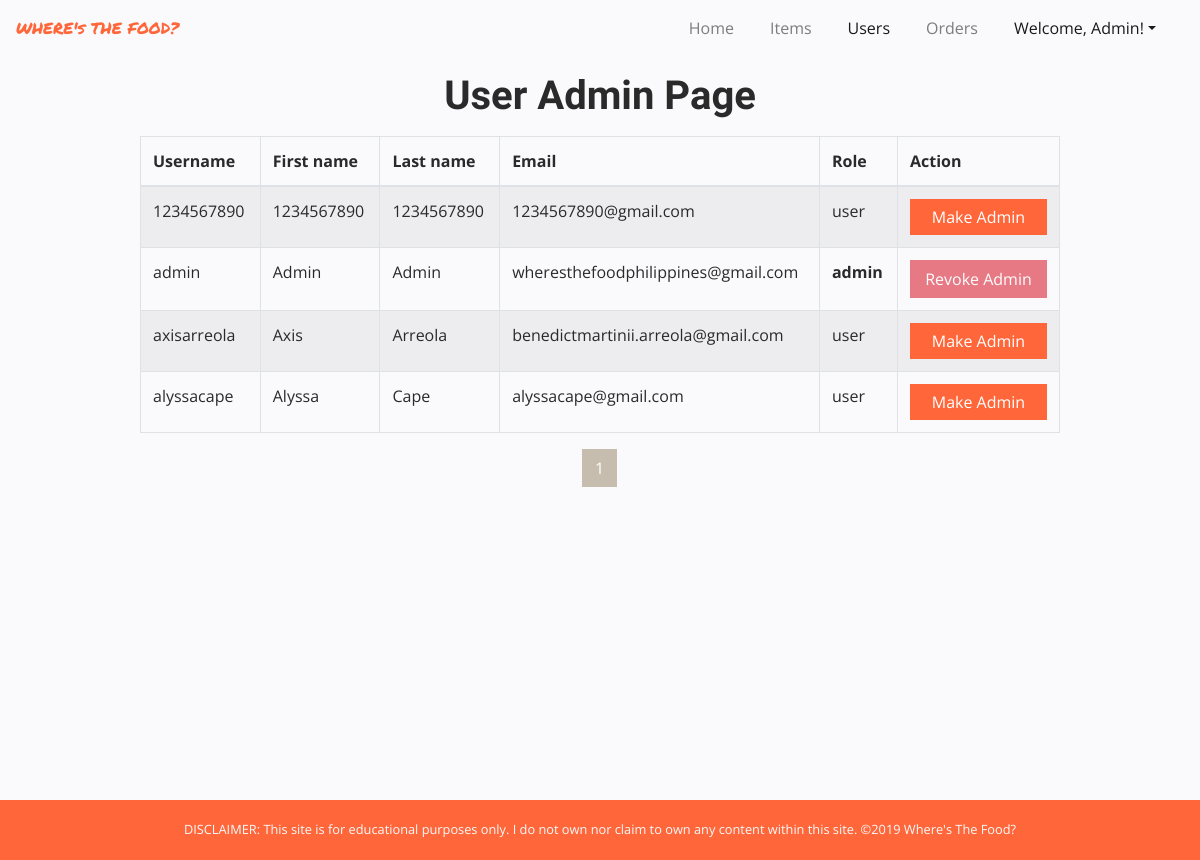
/app/views/users.php (signed in), run on the app's committed database.
### tables this page shows
CREATE TABLE `users` (
  `id` int(11) NOT NULL,
  `firstname` varchar(255) NOT NULL,
  `lastname` varchar(255) NOT NULL,
  `username` varchar(255) NOT NULL,
  `password` varchar(255) NOT NULL,
  `email` varchar(255) NOT NULL,
  `address` varchar(255) NOT NULL,
  `role_id` int(11) NOT NULL
);

CREATE TABLE `roles` (
  `id` int(11) NOT NULL,
  `name` varchar(255) NOT NULL
);

### app/views/users.php (the view, shortened to what this page needs)
<?php
	require_once("../partials/template.php");
?>
<?php function get_page_content() { ?>
<?php global $conn ?>
	<?php if(isset($_SESSION["user"]) && $_SESSION["user"]["role_id"] == 1): ?>
	<div class="container">
		<div class="row">
			<div class="col-12">
				<h1 class="text-center my-3">User Admin Page</h1>
			</div>
			<div class="col-12 offset-0 col-md-10 offset-md-1">
				<div class="table-responsive">
					<table class="table table-striped table-bordered">
						<thead>
							<tr>
								<th colspan="2">Username</th>
								<th>First name</th>
								<th>Last name</th>
								<th colspan="3">Email</th>
								<th>Role</th>
								<th colspan="2">Action</th>
							</tr>
						</thead>
						<tbody>
							<?php
								$result_per_page = 10;
								$result_offset = isset($_GET["page"]) ? " OFFSET ". ($_GET["page"] - 1) * $result_per_page : "";
								$for_pages_add_query = " LIMIT $result_per_page " . $result_offset;
								$sql = "SELECT u.id AS id, u.username AS 'username', u.firstname AS 'firstname', u.lastname AS 'lastname', u.email AS 'email', r.name AS role FROM users u JOIN roles r ON u.role_id = r.id ORDER BY lastname" . $for_pages_add_query;
								$user_details = mysqli_query($conn, $sql);
								foreach ($user_details as $user) {
									extract($user);
							?>
							<tr>
								<td colspan="2"><?php echo $username ?></td>
								<td><?php echo $firstname ?></td>
								<td><?php echo $lastname ?></td>
								<td colspan="3"><?php echo $email ?></td>
								<?php $bold = $role == "admin" ? "font-weight-bold" : ""; ?>
								<td class="<?php echo $bold ?>"><?php echo $role ?></td>
								<td colspan="2">
									<?php if($role == "admin"){ ?>
										<?php $disabled = $_SESSION["user"]["id"] == $id ? "disabled" : ""; ?>
										<button type="button" data-id="<?php echo $id ?>" class="btn btn-danger btn-block grant_admin_btn" <?php echo $disabled ?>>Revoke Admin</button>
									<?php } else { ?>
										<button type="button" data-id="<?php echo $id ?>" class="btn btn-orange btn-block grant_admin_btn">Make Admin</button>
									<?php } ?>
								</td>
							</tr>
							<?php } ?>
						</tbody>
					</table>
				</div>
			</div>
			<div class="col-12">
									<ul class="pagination justify-content-center">
										<?php
											$page_sql = "SELECT * FROM users";
											$page_query = mysqli_query($conn, $page_sql);
											$page_rows = mysqli_num_rows($page_query);
											$ceil = ceil(($page_rows/$result_per_page));
										?>
										<?php
											for($i = 1; $i <= $ceil; $i++) {
												if(isset($_GET["page"])) {
													$active = $_GET["page"] == $i ? "active" : "";
													echo '<li class="page-item '.$active.'">
													<a class="page-link" href="?page='.$i.'">'.$i.'</a>
												 	</li>';
												} else {
													echo '<li class="page-item">
													<a class="page-link" href="?page='.$i.'">'.$i.'</a>
												 	</li>';
												}
											}
										 ?>
									</ul>
							</div>
		</div>
	</div>
	<?php else:
		header("Location: ./error.php");
	endif;?>
<?php } ?>

### app/assets/css/style.css (style rules this page uses)
* { font-family: 'Open Sans', sans-serif; color: #2A2A2A; }
h1, h2, h3, h4, h5, h6 { font-family: 'Raleway', sans-serif; font-weight: 600; }
html { overflow: scroll; overflow-x: hidden; }
a:link { text-decoration: none; }
input, button, a, li { border-radius: 0 !important; }
body { background-color: #FAFAFC; }
.btn-orange { color: white; background-color: #FF673B; border: 0; }
.pagination > li.page-item > a.page-link { color: #2A2A2A; }
.pagination > li.active > a.page-link { border-color: #C6BDAE; background: #C6BDAE; color: #fff; }
body { min-height: 100vh; position: relative; }

### data on the page
users: username "1234567890", firstname "1234567890", lastname "1234567890", email "1234567890@gmail.com", role.name "user"
users: username "admin", firstname "Admin", lastname "Admin", email "wheresthefoodphilippines@gmail.com", role.name "admin"
users: username "axisarreola", firstname "Axis", lastname "Arreola", email "benedictmartinii.arreola@gmail.com", role.name "user"
users: username "alyssacape", firstname "Alyssa", lastname "Cape", email "alyssacape@gmail.com", role.name "user"

### other printed values
$_SESSION["user"]["firstname"] "Admin"
